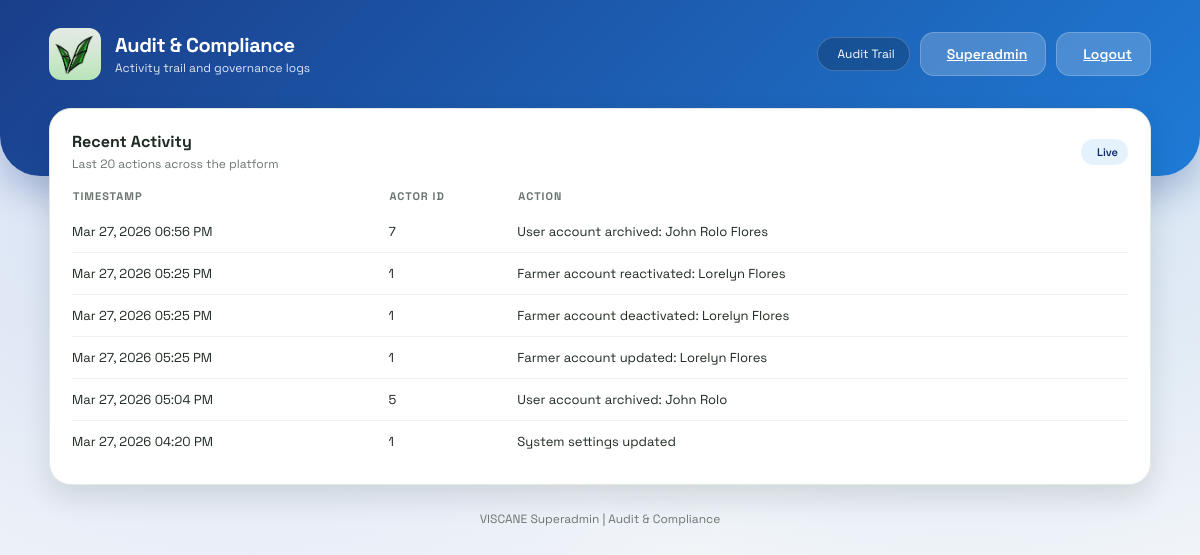
The app's page /superadmin/audit (signed in), older data.
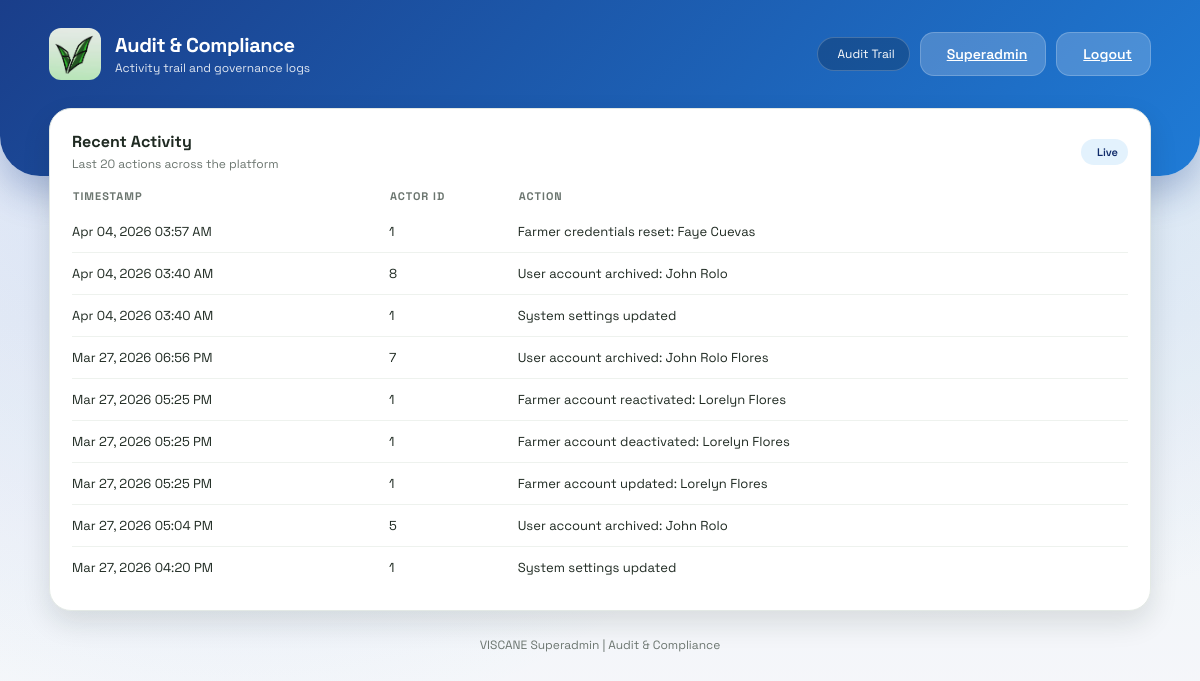
The same page, newer data.
### models.py (models this page shows)
class AuditLog(db.Model):
    id = db.Column(db.Integer, primary_key=True)
    user_id = db.Column(db.Integer, nullable=True)
    action = db.Column(db.String(255), nullable=False)
    timestamp = db.Column(db.DateTime, default=datetime.utcnow, nullable=False)

### app.py (the view)
@app.route('/superadmin/audit')
@role_required('superadmin')
def superadmin_audit():
    logs = AuditLog.query.order_by(AuditLog.timestamp.desc()).limit(20).all()
    return render_template('superadmin_audit.html', logs=logs, current_admin=get_current_admin())

### app.py (called while the page is built)
def role_required(required_role):
    def decorator(view):
        @wraps(view)
        def wrapped(*args, **kwargs):
            admin_id = session.get('admin_id')
            if not admin_id:
                return redirect(url_for('admin_login'))
            admin = Admin.query.get(admin_id)
            if not admin or admin.is_archived or admin.role != required_role:
                return redirect(url_for('admin_portal'))
            return view(*args, **kwargs)
        return wrapped
    return decorator

def get_current_admin():
    admin_id = session.get('admin_id')
    if not admin_id:
        return None
    admin = Admin.query.get(admin_id)
    if not admin or admin.is_archived:
        return None
    return admin

### templates/superadmin_audit.html (shortened to what this page needs)
<!DOCTYPE html>
<html lang="en">
<head>
    <link rel="stylesheet" href="{{ url_for('static', filename='style.css') }}">
</head>
<body class="admin-layout">
    <header class="dashboard-header">
        <div class="header-content">
            <div class="brand">
                <div class="brand-icon">
                    <img src="{{ url_for('static', filename='logo.jpg') }}" alt="VISCANE Logo" style="width: 100%; height: 100%; object-fit: cover; border-radius: 12px;">
                </div>
                <div>
                    <p class="brand-title">Audit & Compliance</p>
                    <p class="brand-subtitle">Activity trail and governance logs</p>
                </div>
            </div>
            <div class="header-actions">
                <div class="status-pill">
                    Audit Trail
                </div>
                <a class="btn light" href="/superadmin">
                    Superadmin
                </a>
                <a class="btn light" href="/admin-logout">
                    Logout
                </a>
            </div>
        </div>
    </header>
    <main class="dashboard-container fade-in">
        <section class="panel">
            <div class="panel-header">
                <div>
                    <h3 class="panel-title">Recent Activity</h3>
                    <p class="panel-subtitle">Last 20 actions across the platform</p>
                </div>
                <span class="badge">Live</span>
            </div>
            <table class="data-table">
                <thead>
                    <tr>
                        <th>Timestamp</th>
                        <th>Actor ID</th>
                        <th>Action</th>
                    </tr>
                </thead>
                <tbody>
                    {% if logs %}
                        {% for log in logs %}
                            <tr>
                                <td>{{ log.timestamp.strftime('%b %d, %Y %I:%M %p') }}</td>
                                <td>{{ log.user_id if log.user_id else 'System' }}</td>
                                <td>{{ log.action }}</td>
                            </tr>
                        {% endfor %}
                    {% else %}
                        <tr>
                            <td colspan="3">No audit entries available yet.</td>
                        </tr>
                    {% endif %}
                </tbody>
            </table>
        </section>
        <div class="footer-link">VISCANE Superadmin | Audit & Compliance</div>
    </main>
</body>
</html>

Row changes from the older to the newer data that the page shows:
added AuditLog: timestamp "Apr 04, 2026 03:57 AM", user "1", action "Farmer credentials reset: Faye Cuevas"
added AuditLog: timestamp "Apr 04, 2026 03:40 AM", user "8", action "User account archived: John Rolo"
added AuditLog: timestamp "Apr 04, 2026 03:40 AM", user "1", action "System settings updated"
